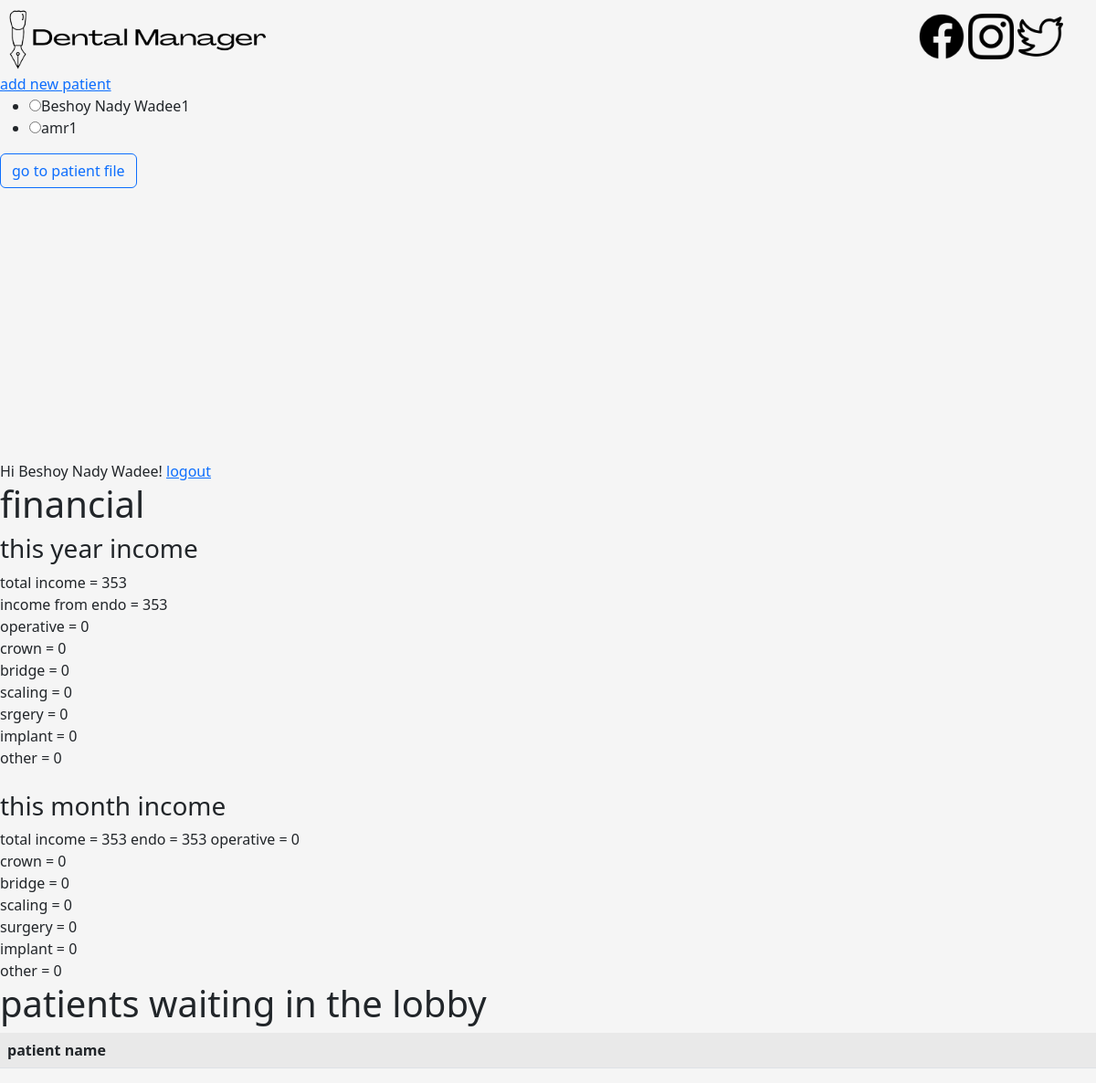
Page /admin_panil (signed in) on the committed database.
### app.py (models this page shows, shortened)
class Patient(db.Model):
    __tablename__ = 'patient'
    id = db.Column(db.Integer, primary_key=True)
    user_id = db.Column(db.Integer, db.ForeignKey('user.id'), nullable=False)
    name = db.Column(db.String, nullable=False, unique=True)
    email = db.Column(db.String, nullable=False)
    gender = db.Column(db.String)
    phone_number = db.Column(db.Integer)
    adress = db.Column(db.String)
    birth_year = db.Column(db.Integer)
    medical_history = db.Column(db.String)
    ensurance_company = db.Column(db.String)

class User(db.Model, flask_login.UserMixin):
    __tablename__ = 'user'
    id = db.Column(db.Integer, primary_key=True)
    email = db.Column(db.String, nullable=False, unique=True)
    password = db.Column(db.String, nullable=False)
    name = db.Column(db.Integer, nullable=False)
    clinic_name = db.Column(db.String)
    clinic_num = db.Column(db.Integer)
    authenticated = db.Column(db.Boolean, default=False)

### app.py (the view)
@app.route('/admin_panil', methods=['GET', 'POST'])
@flask_login.login_required
def admin_panil():
    patients = Patient.query.filter(Patient.user_id == flask_login.current_user.id)
    prices = db.session.query(Procedure.price).all()
    procedures = Procedure.query.filter(Procedure.operator_id == flask_login.current_user.id)
    total_income = 0
    for procedure in procedures:
        total_income = int(total_income) + int(procedure.price)
    last_month_income = 0
    today = datetime.today()
    this_month = today.month
    this_year = today.year
    last_month_procedures = Procedure.query.filter(Procedure.procedure_date > date(this_year, this_month, 1)).filter(Procedure.operator_id == flask_login.current_user.id)
    for procedure in last_month_procedures:
        last_month_income = int(last_month_income) + int(procedure.price)
    def income_this_month(procedure):
        last_month_procedures = Procedure.query.filter(Procedure.procedure_date > date(this_year, this_month, 1)).filter(Procedure.procedure_type == procedure ).filter(Procedure.operator_id == flask_login.current_user.id)
        income_last_month = 0
        for procedure in last_month_procedures:
            income_last_month = int(income_last_month) + int(procedure.price)
        return income_last_month
    def income_this_year(procedure):
        last_year_procedures = Procedure.query.filter(Procedure.procedure_date > date(this_year, 1, 1)).filter(Procedure.procedure_type == procedure ).filter(Procedure.operator_id == flask_login.current_user.id)
        income_last_year = 0
        for procedure in last_year_procedures:
            income_last_year = int(income_last_year) + int(procedure.price)
        return income_last_year
    income_from_endo = income_this_year('endo')
    income_from_endo_this_month = income_this_month('endo')
    income_from_operative = income_this_year('operative')
    income_from_operative_this_month = income_this_month('operative')
    income_from_scaling = income_this_year('scaling')
    income_from_scaling_this_month = income_this_month('scaling')
    income_from_crown = income_this_year('crown')
    income_from_crown_this_month = income_this_month('crown')
    income_from_bridge =income_this_year('bridge')
    income_from_bridge_this_month = income_this_month('bridge')
    income_from_implant = income_this_year('implant')
    income_from_implant_this_month = income_this_month('implant')
    income_from_surgery = income_this_year('surgery')
    income_from_surgery_this_month = income_this_month('surgery')
    income_from_other = income_this_year('other')
    income_from_other_this_month = income_this_month('other')
    return render_template('admin_panil.html', patients = patients, total_income=total_income, prices=prices, procedures=procedures,
     last_month_income=last_month_income, income_from_endo=income_from_endo, income_from_operative=income_from_operative,
      income_from_bridge=income_from_bridge, income_from_crown=income_from_crown, income_from_implant=income_from_implant,
       income_from_scaling=income_from_scaling, income_from_surgery=income_from_surgery, income_from_other=income_from_other,
        income_from_endo_last_month=income_from_endo_this_month, income_from_operative_last_month=income_from_operative_this_month,
        income_from_scaling_this_month=income_from_scaling_this_month, income_from_crown_this_month=income_from_crown_this_month,
        income_from_bridge_this_month=income_from_bridge_this_month, income_from_implant_this_month=income_from_implant_this_month,
        income_from_surgery_this_month=income_from_surgery_this_month, income_from_other_this_month=income_from_other_this_month)

### app.py (called while the page is built)
@login_manager.user_loader
def user_loader(user_id):
    return User.query.get(user_id)

### templates/admin_panil.html (shortened to what this page needs)
<html lang="en">
<head>
    <link href="https://cdn.jsdelivr.net/npm/bootstrap@5.2.0/dist/css/bootstrap.min.css" rel="stylesheet">
    <link rel="stylesheet" href="/static/style.css">
</head>
<body>
    <nav class="index_nav" >
        <div >
          <a class="navbar-brand" href="#">
            <img src="/static/dental_manager_logo-removebg-preview.png" alt="" width="300" height=auto>
          </a>
        </div>
        <div>
            <img src="/static/facebook.png" alt="" width="50" height="auto">
            <img src="/static/instagram.png" alt="" width="50" height="auto">
            <img src="/static/twitter.png" alt="" width="50" height="auto">
        </div>
    </nav>
<a href="/add_new_patient">add new patient</a>
    <section class="admin_panil_sec1">
        <form action="/patient_file" method="post">
            <ul>
                {% for patient in patients %}
                    <li><input type="radio" name="n" value="{{ patient.name }}">{{ patient.name }}</li>
                {% endfor %}
            </ul>
            <button class="btn btn-outline-primary" type="submit" value="submit">go to patient file</button>
        </form>
    </section>
    {% if current_user.is_authenticated %}
    Hi {{ current_user.name }}! <a href="/logout">logout</a>
    {% endif %}
    <section >
        <h1>financial </h1>
        <h3>this year income</h3>
        total income =
        {{total_income}}
        <br>
        income from endo = {{income_from_endo}}
        <br>
        operative = {{income_from_operative}}
        <br>
        crown = {{income_from_crown}}
        <br>
        bridge = {{income_from_bridge}}
        <br>
        scaling = {{income_from_scaling}}
        <br>
        srgery = {{income_from_surgery}}
        <br>
        implant = {{income_from_implant}}
        <br>
        other = {{income_from_other}}
        <br>
        <br>
        <h3>this month income</h3>
        total income = {{last_month_income}}
        endo = {{income_from_endo_last_month}}
        operative = {{income_from_operative_last_month}}
        <br>
        crown = {{income_from_crown_this_month}}
        <br>
        bridge = {{income_from_bridge_this_month}}
        <br>
        scaling = {{income_from_scaling_this_month}}
        <br>
        surgery = {{income_from_other_this_month}}
        <br>
        implant = {{income_from_implant_this_month}}
        <br>
        other = {{income_from_other_this_month}}
    </section>
    <section>
        <h1>patients waiting in the lobby</h1>
        <table class="table table-striped">
            <tr>
              <th>patient name</th>
            </tr>
          </table>
    </section>
</body>
</html>

### static/style.css (style rules this page uses)
:root { --gray: rgb(245,245,245); --blue: rgb(103,164,214); --light_blue: rgb(205,226,249); --red: rgb(227,122,91); }
body { background-color: var(--gray); overflow-x: hidden; }
.index_nav { background-color:var(--gray) ; width: 100%; height: 10vh; display: flex; flex-direction: row; justify-content: space-between; align-items: center; padding-right: 3%; }
.admin_panil_sec1 { height: 50%; }

### rows in the picture
Patient: name "Beshoy Nady Wadee1"
Patient: name "amr1"
User: name "Beshoy Nady Wadee"

### other values in the picture
{{ total_income }} "353"
{{ income_from_endo }} "353"
{{ income_from_operative }} "0"
{{ income_from_crown }} "0"
{{ income_from_bridge }} "0"
{{ income_from_scaling }} "0"
{{ income_from_surgery }} "0"
{{ income_from_implant }} "0"
{{ income_from_other }} "0"
{{ last_month_income }} "353"
{{ income_from_endo_last_month }} "353"
{{ income_from_operative_last_month }} "0"
{{ income_from_crown_this_month }} "0"
{{ income_from_bridge_this_month }} "0"
{{ income_from_scaling_this_month }} "0"
